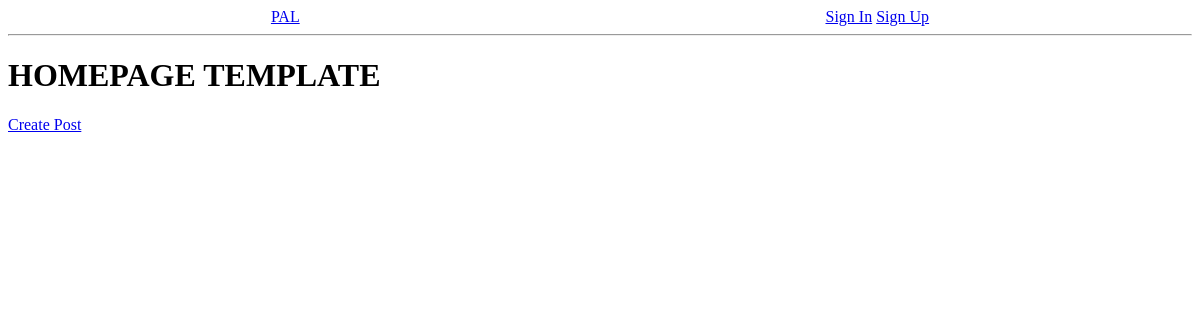
The app's page /, older data.
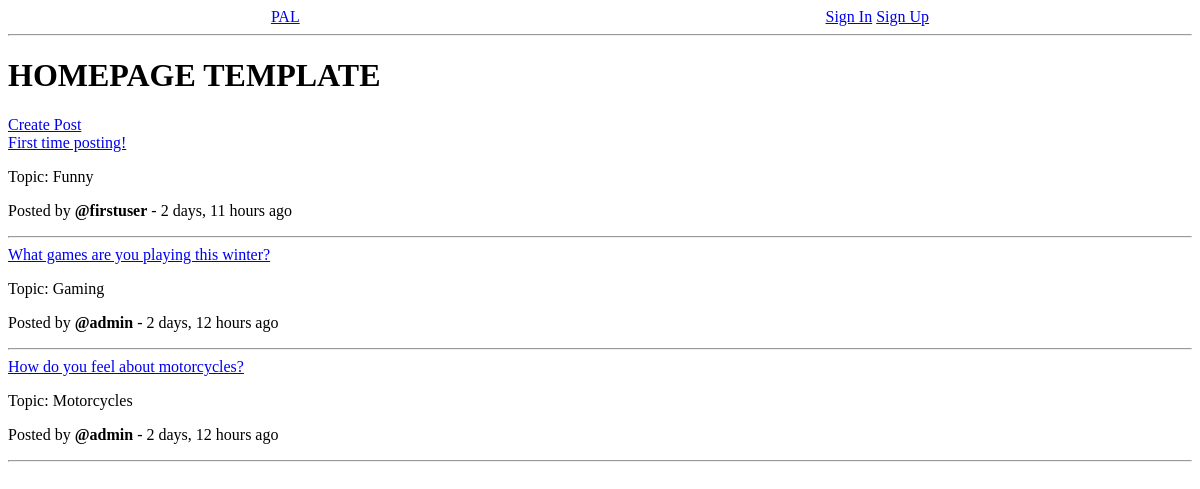
The same page, newer data.
### posts/models.py (models this page shows, shortened)
class Post(models.Model):
    name = models.CharField(max_length=200)
    description = models.TextField(null=True, blank=True)
    topic = models.ForeignKey(Topic, null=True, on_delete=SET_NULL) # each Post is related to a single Topic
    user = models.ForeignKey(User, null=True, on_delete=SET_NULL) # each Post is related to a single User
    created = models.DateTimeField(auto_now_add=True)
    updated = models.DateTimeField(auto_now=True)

class Topic(models.Model):
    name = models.CharField(max_length=50)
    def __str__(self):
        return self.name

### posts/views.py (the view)
# urls.py: path('', views.index, name='index'),
def index(request):
    posts = Post.objects.all().order_by('-created')
    context = {
        'posts': posts
    }
    return render(request, 'posts/home.html', context)

### posts/templates/posts/home.html (shortened to what this page needs)
{% extends 'main.html' %}
{% block content %}
<h1>HOMEPAGE TEMPLATE</h1>
<div>
    <a href="{% url 'posts:create-post' %}">Create Post</a>
    {% for post in posts %}
        <div>
            <a href="{% url 'posts:post' post.id %}">{{ post.name }}</a>
            <p>Topic: {{ post.topic }}</p>
            <p>Posted by <b>@{{ post.user }}</b> - {{ post.created|timesince }} ago</p>
        </div>
        <hr>
    {% endfor %}
</div>
{% endblock content %}

### templates/main.html (shortened to what this page needs)
<!DOCTYPE html>
<html lang="en">
<head>
</head>
<body>
  {% include 'navbar.html' %}
  {% block content %}
  {% endblock content %}
</body>
</html>

### templates/navbar.html (shortened to what this page needs)
<nav>
    <a href="{% url 'posts:index' %}">PAL</a>
    <div>
        {% if request.user.is_authenticated %}
            <p>Hello, {{ request.user.username }} </p>
            <a href="{% url 'user:log-out' %}">Log Out</a>
        {% else %}
            <a href="{% url 'user:sign-in' %}">Sign In</a>
            <a href="{% url 'user:sign-up' %}">Sign Up</a>
        {% endif %}
    </div>
</nav>
<hr />

### templates/navbar.html (style rules this page uses)
nav { display: flex; justify-content: space-around; align-items: center; }

Row changes from the older to the newer data that the page shows:
added Post: name "First time posting!", topic "Funny", user "firstuser", created "2 days, 11 hours"
added Post: name "What games are you playing this winter?", topic "Gaming", user "admin", created "2 days, 12 hours"
added Post: name "How do you feel about motorcycles?", topic "Motorcycles", user "admin", created "2 days, 12 hours"
